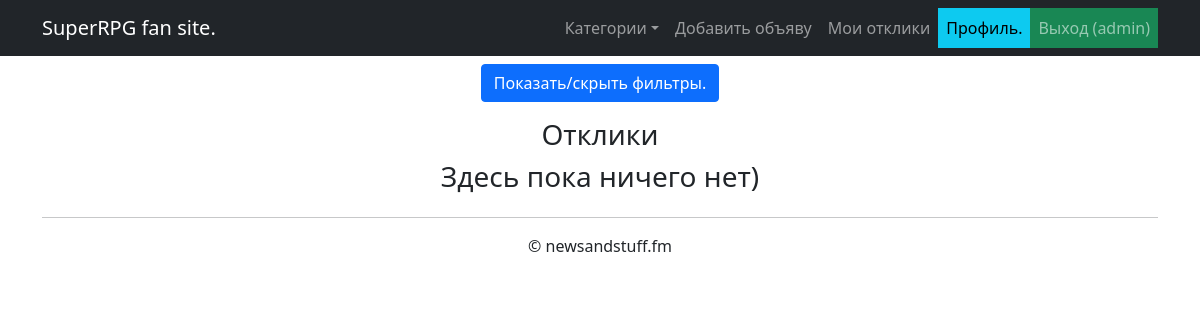
The page /my_replies (signed in) on the database as committed earlier.
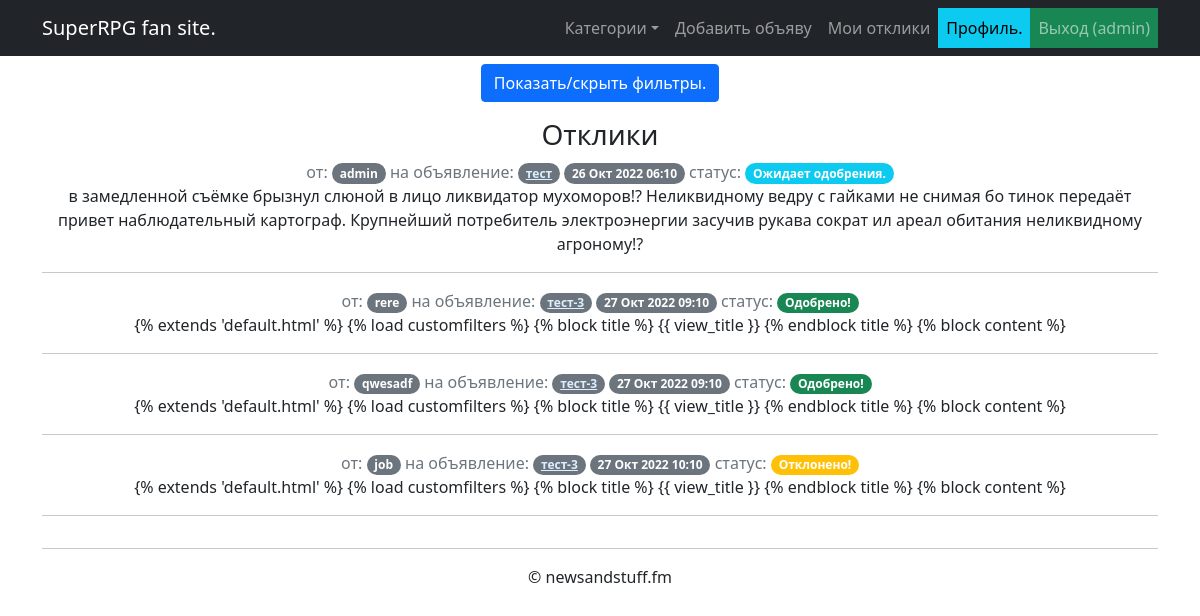
The same page on the database as committed later.
### guild_site/models.py (models this page shows, shortened)
class BaseModel(models.Model):
    objects = models.Manager()
    class Meta:
        abstract = True

class Reply(BaseModel):
    user = models.ForeignKey(SiteUser, on_delete=models.CASCADE)
    post = models.ForeignKey(Post, on_delete=models.CASCADE)
    body = models.TextField()
    approved = models.BooleanField(null=True, default=None)
    created = models.DateTimeField(auto_now_add=True, editable=False)
    class Meta:
        ordering = ['-created']
        indexes = [models.Index(fields=['post', 'created']),
                   models.Index(fields=['user', '-created']),]

class SiteUser(BaseModel):
    user = models.OneToOneField(User, primary_key=True, on_delete=models.CASCADE)
    username = models.CharField(max_length=100, unique=True)  # copied from auth.user to avoid loading SiteUser.User
    is_editor = models.BooleanField(default=False)            # for every post/comment in template rendering
    date_registered = models.DateTimeField(auto_now_add=True, editable=False)
    is_activated = models.BooleanField(default=False)
    subscription = models.ManyToManyField('MailingList', through='MailingListSubscribers')
    class Meta:
        ordering = ['date_registered']
    def __str__(self):
        return self.username

class Post(BaseModel):
    user = models.ForeignKey(SiteUser, on_delete=models.CASCADE)
    title = models.CharField(max_length=200)
    body = models.TextField()
    category = models.ForeignKey(Category, on_delete=models.SET_NULL, null=True)
    created = models.DateTimeField(auto_now_add=True, editable=False)
    class Meta:
        ordering = ['-created']
        indexes = [models.Index(fields=['category', '-created']),
                   models.Index(fields=['-created']),
                   models.Index(fields=['user'])]

### guild_site/views.py (the view)
# urls.py: path('my_replies', my_replies_view, name='my_replies'),
def my_replies_view(request):
    user = request.user.siteuser
    replies = Reply.objects.prefetch_related('post', 'post__category').filter(post__user=user).order_by(F('approved').desc(nulls_first=True), '-created')
    return render(request, 'my_replies.html', {'replies': replies})

### guild_site/templatetags/customfilters.py (called while the page is built)
@register.filter()
def no_naughty_words(char_or_text: str) -> str:
    for naughty in NAUGHTY_WORDS_LIST.keys():
        char_or_text = re.sub(naughty,
                              NAUGHTY_WORDS_LIST[naughty],
                              char_or_text,
                              flags=re.IGNORECASE)
    return char_or_text

### guild_site/views.py (called while the page is built)
def add_categories_to_context(request):
    return {'categories': Category.objects.all()}

### templates/my_replies.html (shortened to what this page needs)
{% extends 'default.html' %}
{% load customfilters %}
{% block content %}
{% if not post %}
<div class="filters">
    <p>
  <button class="btn btn-primary" type="button" data-bs-toggle="collapse" data-bs-target="#collapseFilters" aria-expanded="false" aria-controls="collapseFilters">
    Показать/скрыть фильтры.
  </button>
</p>
{% endif %}
    {% include 'replies.html' with link_related_post=True %}
{% endblock content %}

### templates/default.html (shortened to what this page needs)
{% load account %}
{% load customfilters %}
{% load cache %}
{% cache 500 header request.user.username request.user.siteuser.is_activated request.user.siteuser.is_editor %}
<!DOCTYPE html>
<html lang="ru">
    <head>
        {% load static %}
        {% block style %}
            <link href="{% static 'css/styles.css' %}" rel="stylesheet" />
        {% endblock style %}
    </head>
    <body>
        <nav class="navbar navbar-expand-lg navbar-dark bg-dark">
            <div class="container">
                <a class="navbar-brand" href="/">SuperRPG fan site. </a>
                <div class="collapse navbar-collapse" id="navbarSupportedContent">
                    <ul class="navbar-nav ms-auto mb-2 mb-lg-0">
                        <li class="nav-item dropdown">
                            <a class="nav-link dropdown-toggle" data-bs-toggle="dropdown" href="#" role="button" aria-expanded="false">Категории</a>
                                {% for category in categories %}
                                   <li></li><a class="dropdown-item" href="/category/{{category.slug}}" >{{category.title}}</a></li>
                                {% endfor %}
                            </ul>
                        {% if user.is_authenticated %}
                            {% if perms.guild_site.add_post %}
                                <li class="nav-item"><a class="nav-link" href="/new_post">Добавить объяву</a></li>
                                <li class="nav-item"><a class="nav-link" href="{% url 'my_replies' %}">Мои отклики</a></li>
                            {% else %}
                                <li class="nav-item"><a class="nav-link" href="{% url 'verify_user' %}">Завершить регистрацию.</a></li>
                            {% endif %}
                            <li class="nav-item bg-info"><a class="nav-link text-black text-bold" href="{% url 'edit_profile' %}">Профиль.</a></li>
                            <li class="nav-item bg-success"><a class="nav-link" href="{% url 'account_logout' %}">Выход ({% user_display user %})</a></li>
                        {% else %}
                            <li class="nav-item bg-success"><a class="nav-link text-black text-bold" href="{% url 'account_login' %}">Вход</a></li>
                            <li class="nav-item bg-info"><a class="nav-link text-black text-bold" href="{% url 'account_signup' %}">Регистрация</a></li>
                        {% endif %}
                </div>
            </div>
        </nav>
       <div class="container">
               <div class="col-lg-12 text-center">
                   {% endcache %}
                    {% block content %}{% endblock content %}
                {% cache 500 footer %}
               </div>
           </div>
           <div class="row">
               <div class="col-lg-12 text-center">
                   <hr>
                   <p>&copy; newsandstuff.fm</p>
               </div>
           </div>
        </div>
    </body>
</html>
{% endcache %}

### templates/replies.html
{% load customfilters %}
<div class="comments">
<h3>Отклики</h3>
    {% if not replies %}
        <h3>Здесь пока ничего нет)</h3>
    {% endif %}
      {% for comment in replies %}
            <div class="comment-badges">
                <span class="text-muted">от:</span>
                 <span class="badge rounded-pill bg-secondary">{{ comment.user }}</span>
                {%if link_related_post%}
                    <span class="text-muted">на объявление:</span>
                        <span class="badge rounded-pill bg-secondary"><a href="{% url 'show_post' comment.post.category.slug comment.post.pk %}" style="color:#DDEEFF">{{ comment.post.title|truncatewords:5 }}</a></span>
                {%endif%}
                <span class="badge rounded-pill bg-secondary">{{ comment.created|date:'d M Y h:m'|default:"из недалекого будущего" }}</span>
                <span class="text-muted">статус:</span>
                {% if comment.approved is None %}
                    <span class="badge rounded-pill bg-info">Ожидает одобрения.</span>
                {% elif comment.approved %}
                    <span class="badge rounded-pill bg-success">Одобрено!</span>
                {% else %}
                    <span class="badge rounded-pill bg-warning">Отклонено!</span>
                {% endif %}
            </div>
            <div class="comment-body">
                {{ comment.body |  no_naughty_words}}
            </div>
      <hr>
      {% endfor %}
</div>

Rows that differ between the two databases and show on the page:
added Reply: user "admin", post "тест", created "26 Окт 2022 06:10", shows "Ожидает одобрения.", body|no_naughty_words "в замедленной съёмке брызнул слюной в лицо ликвидатор мухоморов!? Неликвидному ведру с гайками не снимая бо тинок передаёт привет наблюдательный картограф. Крупнейший потребитель электроэнергии засучив рукава сократ ил ареал обитания неликвидному агроному!?"
added Reply: user "rere", post "тест-3", created "27 Окт 2022 09:10", approved "Одобрено!", body|no_naughty_words "{% extends 'default.html' %} {% load customfilters %} {% block title %} {{ view_title }} {% endblock title %} {% block content %}"
added Reply: user "qwesadf", post "тест-3", created "27 Окт 2022 09:10", approved "Одобрено!", body|no_naughty_words "{% extends 'default.html' %} {% load customfilters %} {% block title %} {{ view_title }} {% endblock title %} {% block content %}"
added Reply: user "job", post "тест-3", created "27 Окт 2022 10:10", approved "Отклонено!", body|no_naughty_words "{% extends 'default.html' %} {% load customfilters %} {% block title %} {{ view_title }} {% endblock title %} {% block content %}"
Other text that changed with them:
text no longer shown: "Здесь пока ничего нет)"
